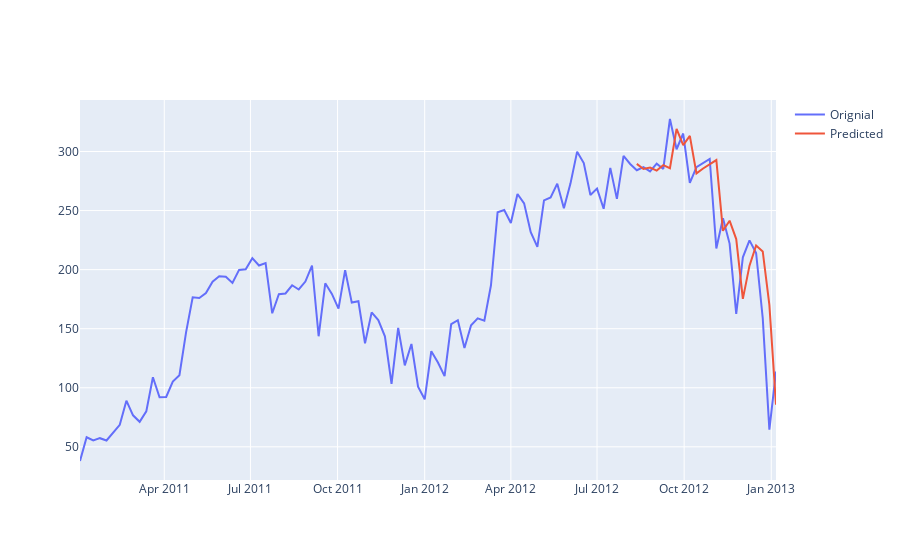

Here is the notebook cell this chart was saved with:
### Code cell
trace1 = Scatter(y = t['cnt'], x= t.index, name = 'Orignial')
trace2 = Scatter(y = preds, x = test.index, name = 'Predicted')

iplot(Figure(data=[trace1, trace2]))
